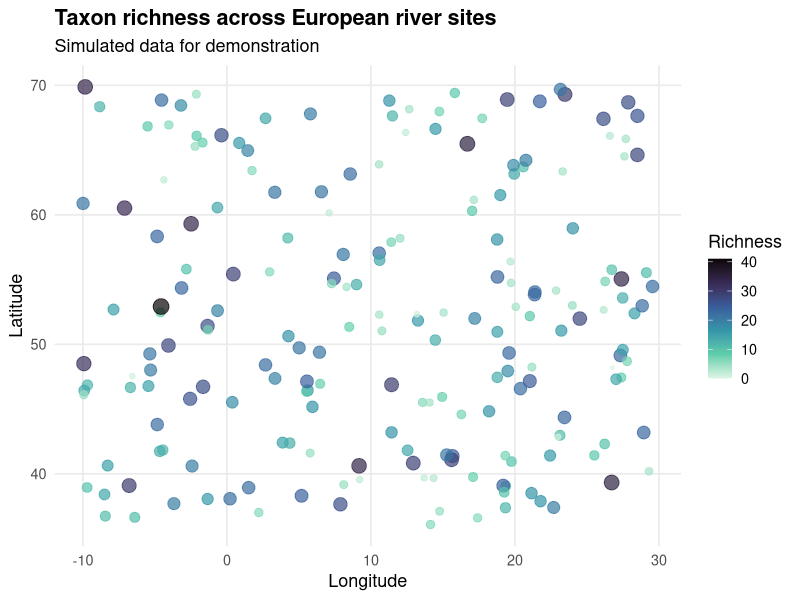
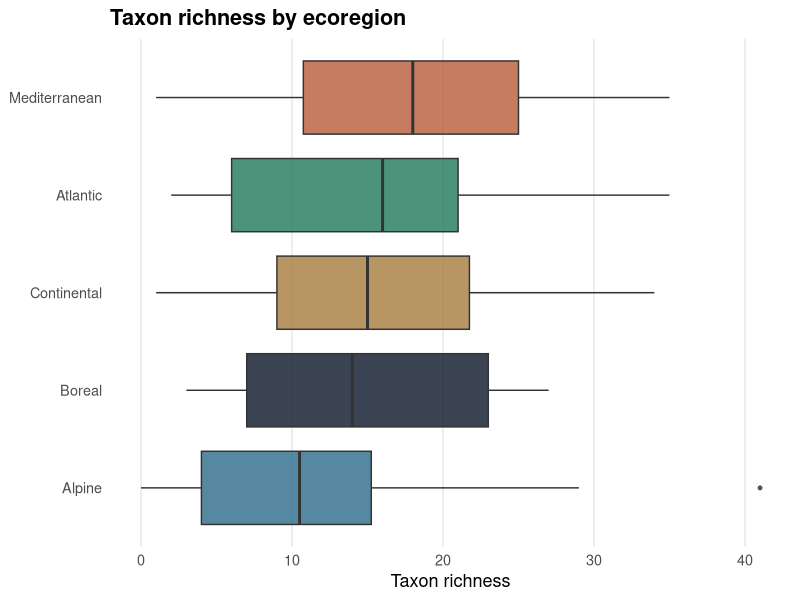

Source code (R) for these figures, in order:
## ---- chunk 1
#| label: setup
library(ggplot2)
library(dplyr)

# Simulate some biodiversity data
set.seed(42)
n_sites <- 200

sites <- tibble(
  site_id = paste0("S", sprintf("%03d", 1:n_sites)),
  longitude = runif(n_sites, -10, 30),
  latitude = runif(n_sites, 36, 70),
  richness = rpois(n_sites, lambda = 15 + 8 * scale(runif(n_sites))),
  ecoregion = sample(
    c("Alpine", "Atlantic", "Continental", "Mediterranean", "Boreal"),
    n_sites, replace = TRUE,
    prob = c(0.15, 0.25, 0.3, 0.15, 0.15)
  )
)

head(sites)
## ---- chunk 2
#| label: fig-richness-map
#| fig-cap: "Simulated taxon richness at sampling sites across Europe."
#| fig-width: 8
#| fig-height: 6

ggplot(sites, aes(x = longitude, y = latitude)) +
  geom_point(aes(color = richness, size = richness), alpha = 0.7) +
  scale_color_viridis_c(option = "mako", direction = -1, name = "Richness") +
  scale_size_continuous(range = c(1, 5), guide = "none") +
  labs(
    title = "Taxon richness across European river sites",
    subtitle = "Simulated data for demonstration",
    x = "Longitude", y = "Latitude"
  ) +
  theme_minimal(base_size = 13) +
  theme(
    plot.title = element_text(face = "bold"),
    panel.grid.minor = element_blank()
  )
## ---- chunk 3
#| label: fig-richness-ecoregion
#| fig-cap: "Distribution of taxon richness across biogeographical ecoregions."
#| fig-width: 7
#| fig-height: 4.5

palette <- c(
  Alpine = "#2e6b8a", Atlantic = "#1e7a5a", Continental = "#a67c3d",
  Mediterranean = "#b85c3a", Boreal = "#0a1628"
)

ggplot(sites, aes(x = reorder(ecoregion, richness, FUN = median), y = richness)) +
  geom_boxplot(aes(fill = ecoregion), alpha = 0.8, outlier.size = 1) +
  scale_fill_manual(values = palette, guide = "none") +
  labs(title = "Taxon richness by ecoregion", x = NULL, y = "Taxon richness") +
  coord_flip() +
  theme_minimal(base_size = 13) +
  theme(
    plot.title = element_text(face = "bold"),
    panel.grid.minor = element_blank(),
    panel.grid.major.y = element_blank()
  )
## ---- chunk 4
#| label: summary-stats
sites |>
  group_by(ecoregion) |>
  summarise(
    n_sites = n(),
    mean_richness = round(mean(richness), 1),
    sd_richness = round(sd(richness), 1),
    .groups = "drop"
  ) |>
  arrange(desc(mean_richness)) |>
  knitr::kable()
